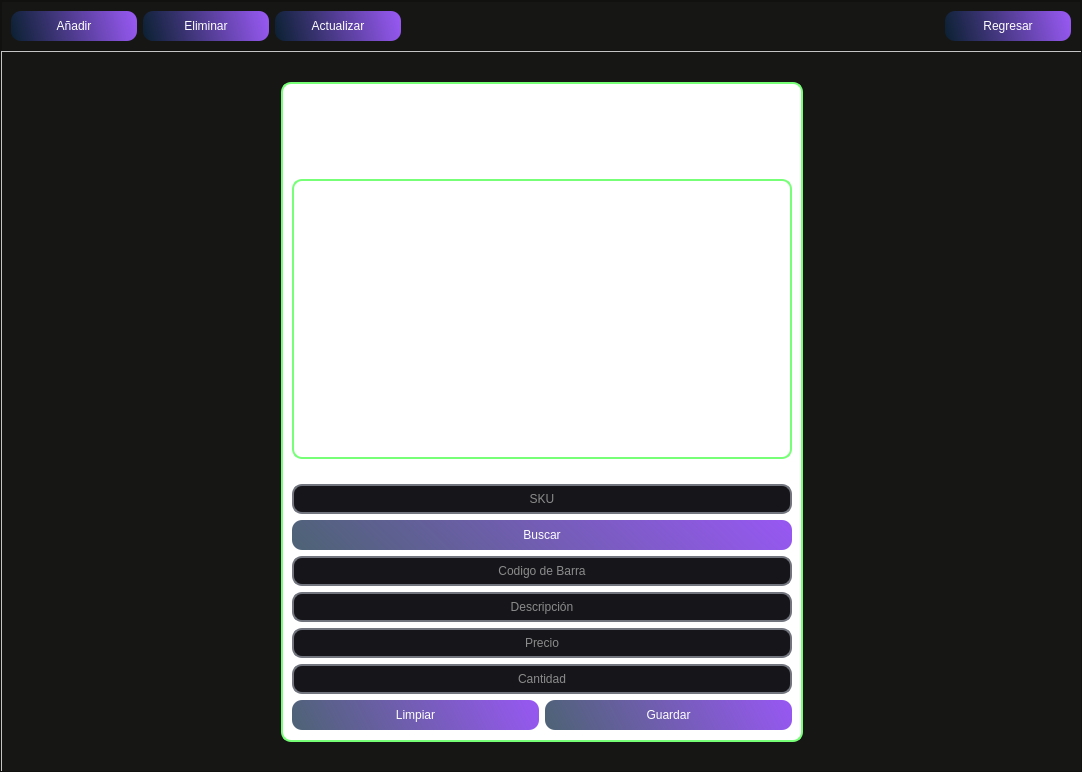
<?xml version="1.0" encoding="UTF-8"?>
<ui version="4.0">
 <class>MainWindow_productos</class>
 <widget class="QMainWindow" name="MainWindow_productos">
  <property name="geometry">
   <rect>
    <x>0</x>
    <y>0</y>
    <width>1082</width>
    <height>772</height>
   </rect>
  </property>
  <property name="windowTitle">
   <string>MainWindow</string>
  </property>
  <widget class="QWidget" name="centralwidget">
   <layout class="QVBoxLayout" name="verticalLayout">
    <property name="spacing">
     <number>0</number>
    </property>
    <property name="leftMargin">
     <number>0</number>
    </property>
    <property name="topMargin">
     <number>0</number>
    </property>
    <property name="rightMargin">
     <number>0</number>
    </property>
    <property name="bottomMargin">
     <number>0</number>
    </property>
    <item>
     <widget class="QFrame" name="frame_fondo">
      <property name="minimumSize">
       <size>
        <width>0</width>
        <height>0</height>
       </size>
      </property>
      <property name="maximumSize">
       <size>
        <width>16777215</width>
        <height>16777215</height>
       </size>
      </property>
      <property name="styleSheet">
       <string notr="true">background-color: rgb(22, 22, 20);


</string>
      </property>
      <property name="frameShape">
       <enum>QFrame::StyledPanel</enum>
      </property>
      <property name="frameShadow">
       <enum>QFrame::Raised</enum>
      </property>
      <layout class="QVBoxLayout" name="verticalLayout_2">
       <property name="spacing">
        <number>0</number>
       </property>
       <property name="leftMargin">
        <number>0</number>
       </property>
       <property name="topMargin">
        <number>0</number>
       </property>
       <property name="rightMargin">
        <number>0</number>
       </property>
       <property name="bottomMargin">
        <number>0</number>
       </property>
       <item>
        <widget class="QFrame" name="frame_superior">
         <property name="maximumSize">
          <size>
           <width>16777215</width>
           <height>50</height>
          </size>
         </property>
         <property name="styleSheet">
          <string notr="true">

QPushButton{
background-color: qlineargradient(spread:reflect, x1:0, y1:0.562273, x2:1, y2:0.5, stop:0 rgba(11, 38, 67, 184), stop: 1 rgba(150, 88, 240, 255));
border-radius: 10px;
font: 12pt &quot;Sans Serif&quot;;
color: rgb(255, 255, 254); }

QPushButton:hover{
background-color: qlineargradient(spread:reflect, x1:0, y1:0.562273, x2:0.949, y2:0.545455, stop: 0 rgba(11, 38, 67, 184), stop:1 rgba(88, 240, 171, 255));
border-radius:10px;
font: 12pt &quot;Sans Serif&quot;;
color: rgb(255, 255, 254);
}</string>
         </property>
         <property name="frameShape">
          <enum>QFrame::StyledPanel</enum>
         </property>
         <property name="frameShadow">
          <enum>QFrame::Raised</enum>
         </property>
         <layout class="QHBoxLayout" name="horizontalLayout">
          <item>
           <widget class="QPushButton" name="pushButton_anadir_in">
            <property name="minimumSize">
             <size>
              <width>126</width>
              <height>30</height>
             </size>
            </property>
            <property name="styleSheet">
             <string notr="true"/>
            </property>
            <property name="text">
             <string>Añadir</string>
            </property>
           </widget>
          </item>
          <item>
           <widget class="QPushButton" name="pushButton_eliminar_su">
            <property name="minimumSize">
             <size>
              <width>126</width>
              <height>30</height>
             </size>
            </property>
            <property name="styleSheet">
             <string notr="true"/>
            </property>
            <property name="text">
             <string>Eliminar</string>
            </property>
           </widget>
          </item>
          <item>
           <widget class="QPushButton" name="pushButton_actualizar">
            <property name="minimumSize">
             <size>
              <width>126</width>
              <height>30</height>
             </size>
            </property>
            <property name="styleSheet">
             <string notr="true"/>
            </property>
            <property name="text">
             <string>Actualizar</string>
            </property>
           </widget>
          </item>
          <item>
           <spacer name="horizontalSpacer_4">
            <property name="orientation">
             <enum>Qt::Horizontal</enum>
            </property>
            <property name="sizeHint" stdset="0">
             <size>
              <width>245</width>
              <height>20</height>
             </size>
            </property>
           </spacer>
          </item>
          <item>
           <widget class="QPushButton" name="pushButton_regresar">
            <property name="minimumSize">
             <size>
              <width>126</width>
              <height>30</height>
             </size>
            </property>
            <property name="styleSheet">
             <string notr="true">QPushButton:hover{
background-color: qlineargradient(spread:pad, x1:0, y1:0, x2:1, y2:0, stop:0 rgba(0, 0, 0, 255), stop:0.727273 rgba(142, 19, 16, 255));
border-radius:10px;
font: 12pt &quot;Sans Serif&quot;;
color: rgb(255, 255, 254);
}</string>
            </property>
            <property name="text">
             <string>Regresar</string>
            </property>
           </widget>
          </item>
         </layout>
        </widget>
       </item>
       <item>
        <widget class="QFrame" name="frame_inferior">
         <property name="minimumSize">
          <size>
           <width>1080</width>
           <height>720</height>
          </size>
         </property>
         <property name="maximumSize">
          <size>
           <width>16777215</width>
           <height>720</height>
          </size>
         </property>
         <property name="styleSheet">
          <string notr="true">QFrame{ 
	background-color: rgb(255, 255, 255);
}

QLabel {
background-color: #000000ff;
}

QTableWidget{
background-color: rgb(255, 255, 255);
	color: rgb(0, 0, 0);
	gridline-color: rgb(206, 0, 55);
font-size: 12px;
color: #000000;
}

QHeaderView::section {

background-color: rgb(0, 206, 151);

border: 1px solid rgb(0, 0, 0);

font-size: 12pt;

}



QTableWidget QTableCornerButton::section {

background-color: rgb(0, 0, 0);

border: 1px solid rgb(0, 206, 151);

}</string>
         </property>
         <property name="frameShape">
          <enum>QFrame::StyledPanel</enum>
         </property>
         <property name="frameShadow">
          <enum>QFrame::Raised</enum>
         </property>
         <layout class="QVBoxLayout" name="verticalLayout_3">
          <property name="spacing">
           <number>0</number>
          </property>
          <property name="leftMargin">
           <number>0</number>
          </property>
          <property name="topMargin">
           <number>0</number>
          </property>
          <property name="rightMargin">
           <number>0</number>
          </property>
          <property name="bottomMargin">
           <number>0</number>
          </property>
          <item>
           <widget class="QStackedWidget" name="stackedWidget">
            <property name="minimumSize">
             <size>
              <width>1080</width>
              <height>720</height>
             </size>
            </property>
            <property name="styleSheet">
             <string notr="true"/>
            </property>
            <property name="currentIndex">
             <number>1</number>
            </property>
            <widget class="QWidget" name="page_eliminar">
             <property name="styleSheet">
              <string notr="true">QFrame{
background-color: #0000000ff;
}</string>
             </property>
             <layout class="QGridLayout" name="gridLayout_2">
              <property name="topMargin">
               <number>25</number>
              </property>
              <property name="bottomMargin">
               <number>25</number>
              </property>
              <item row="0" column="0" rowspan="2">
               <spacer name="horizontalSpacer_11">
                <property name="orientation">
                 <enum>Qt::Horizontal</enum>
                </property>
                <property name="sizeHint" stdset="0">
                 <size>
                  <width>263</width>
                  <height>20</height>
                 </size>
                </property>
               </spacer>
              </item>
              <item row="0" column="1">
               <widget class="QFrame" name="frame_busquedadeusuarios_3">
                <property name="minimumSize">
                 <size>
                  <width>541</width>
                  <height>651</height>
                 </size>
                </property>
                <property name="maximumSize">
                 <size>
                  <width>16777215</width>
                  <height>16777215</height>
                 </size>
                </property>
                <property name="styleSheet">
                 <string notr="true">QLineEdit{
background-color: rgb(22, 22, 26);
border-radius: 10px;
font: 12pt &quot;SansSerif&quot;;
color: rgb(255, 255, 254);
border: 2px solid rgb(114, 117, 126);}

QLineEdit:hover{
background-color: rgb(22, 22, 26);
border-radius: 10px;
font: 12pt &quot;Sans Serif&quot;;
border: 2px solid rgb(44, 182, 125); }

QLineEdit:focus {
background-color: rgb(1, 1, 1);
border-radius:10px;
font: 12pt &quot;Sans Serif&quot;;
border: 2px solid rgb(127, 90, 240);
}

QPushButton{
background-color: qlineargradient(spread:reflect, x1:0, y1:0.562273, x2:1, y2:0.5, stop:0 rgba(11, 38, 67, 184), stop: 1 rgba(150, 88, 240, 255));
border-radius: 10px;
font: 12pt &quot;Sans Serif&quot;;
color: rgb(255, 255, 254); }

QPushButton:hover{
background-color: qlineargradient(spread:reflect, x1:0, y1:0.562273, x2:0.949, y2:0.545455, stop: 0 rgba(11, 38, 67, 184), stop:1 rgba(88, 240, 171, 255));
border-radius:10px;
font: 12pt &quot;Sans Serif&quot;;
color: rgb(255, 255, 254);
}

QComboBox{
background-color: rgb(22, 22, 26);
border-radius: 10px;
font: 12pt &quot;SansSerif&quot;;
color: rgb(255, 255, 254);
border: 2px solid rgb(114, 117, 126);}

QComboBox:hover{
background-color: rgb(22, 22, 26);
border-radius: 10px;
font: 12pt &quot;Sans Serif&quot;;
border: 2px solid rgb(44, 182, 125); }





QFrame{
border-radius: 10px;
border: 2px solid rgb(225, 85, 88)
}
</string>
                </property>
                <property name="frameShape">
                 <enum>QFrame::StyledPanel</enum>
                </property>
                <property name="frameShadow">
                 <enum>QFrame::Raised</enum>
                </property>
                <layout class="QGridLayout" name="gridLayout_3">
                 <item row="6" column="0">
                  <spacer name="verticalSpacer">
                   <property name="orientation">
                    <enum>Qt::Vertical</enum>
                   </property>
                   <property name="sizeHint" stdset="0">
                    <size>
                     <width>20</width>
                     <height>40</height>
                    </size>
                   </property>
                  </spacer>
                 </item>
                 <item row="11" column="0">
                  <spacer name="verticalSpacer_2">
                   <property name="orientation">
                    <enum>Qt::Vertical</enum>
                   </property>
                   <property name="sizeHint" stdset="0">
                    <size>
                     <width>20</width>
                     <height>40</height>
                    </size>
                   </property>
                  </spacer>
                 </item>
                 <item row="2" column="0">
                  <spacer name="horizontalSpacer_9">
                   <property name="orientation">
                    <enum>Qt::Horizontal</enum>
                   </property>
                   <property name="sizeHint" stdset="0">
                    <size>
                     <width>77</width>
                     <height>20</height>
                    </size>
                   </property>
                  </spacer>
                 </item>
                 <item row="1" column="0" colspan="2">
                  <widget class="QLabel" name="label_eliminar_Producto">
                   <property name="font">
                    <font>
                     <family>Impact</family>
                     <pointsize>16</pointsize>
                    </font>
                   </property>
                   <property name="styleSheet">
                    <string notr="true">color: rgb(255, 255, 255);

border-radius: 0px;

border:0px;</string>
                   </property>
                   <property name="text">
                    <string>SUSPENDER PRODUCTO</string>
                   </property>
                   <property name="alignment">
                    <set>Qt::AlignCenter</set>
                   </property>
                  </widget>
                 </item>
                 <item row="5" column="0" colspan="2">
                  <widget class="QPushButton" name="pushButton_buscar_eliminar">
                   <property name="minimumSize">
                    <size>
                     <width>130</width>
                     <height>30</height>
                    </size>
                   </property>
                   <property name="text">
                    <string>Buscar</string>
                   </property>
                  </widget>
                 </item>
                 <item row="8" column="0" colspan="2">
                  <widget class="QTableWidget" name="tableWidget_eliminar">
                   <property name="styleSheet">
                    <string notr="true">background-color: rgb(255, 255, 255);

border-color: rgb(255, 255, 255);

border-radius: 0px;</string>
                   </property>
                   <column>
                    <property name="text">
                     <string>SKU</string>
                    </property>
                   </column>
                   <column>
                    <property name="text">
                     <string>Codigo de barras</string>
                    </property>
                   </column>
                   <column>
                    <property name="text">
                     <string>Descripción</string>
                    </property>
                   </column>
                   <column>
                    <property name="text">
                     <string>Precio $</string>
                    </property>
                   </column>
                   <column>
                    <property name="text">
                     <string>Cantidad</string>
                    </property>
                   </column>
                  </widget>
                 </item>
                 <item row="3" column="0" colspan="2">
                  <widget class="QLabel" name="label_imagnedeusuario_2">
                   <property name="minimumSize">
                    <size>
                     <width>347</width>
                     <height>280</height>
                    </size>
                   </property>
                   <property name="styleSheet">
                    <string notr="true">border-image: url(:/Usuario/6326055.png);</string>
                   </property>
                   <property name="text">
                    <string/>
                   </property>
                  </widget>
                 </item>
                 <item row="9" column="0" colspan="2">
                  <widget class="QPushButton" name="pushButton_eliminar_limpiar">
                   <property name="minimumSize">
                    <size>
                     <width>130</width>
                     <height>30</height>
                    </size>
                   </property>
                   <property name="styleSheet">
                    <string notr="true">QPushButton:hover{
background-color: qlineargradient(spread:pad, x1:0, y1:0, x2:1, y2:0, stop:0 rgba(0, 0, 0, 255), stop:0.727273 rgba(142, 19, 16, 255));
border-radius:10px;
font: 12pt &quot;Sans Serif&quot;;
color: rgb(255, 255, 254);
}</string>
                   </property>
                   <property name="text">
                    <string>Limpiar</string>
                   </property>
                  </widget>
                 </item>
                 <item row="4" column="0" colspan="2">
                  <widget class="QLineEdit" name="lineEdit_sku_buscar_eliminar">
                   <property name="minimumSize">
                    <size>
                     <width>200</width>
                     <height>30</height>
                    </size>
                   </property>
                   <property name="alignment">
                    <set>Qt::AlignCenter</set>
                   </property>
                   <property name="placeholderText">
                    <string>Sku</string>
                   </property>
                  </widget>
                 </item>
                 <item row="10" column="0" colspan="2">
                  <widget class="QPushButton" name="pushButton_eliminar_eliminar">
                   <property name="minimumSize">
                    <size>
                     <width>130</width>
                     <height>30</height>
                    </size>
                   </property>
                   <property name="styleSheet">
                    <string notr="true">QPushButton:hover{
background-color: qlineargradient(spread:pad, x1:0, y1:0, x2:1, y2:0, stop:0 rgba(0, 0, 0, 255), stop:0.727273 rgba(142, 19, 16, 255));
border-radius:10px;
font: 12pt &quot;Sans Serif&quot;;
color: rgb(255, 255, 254);
}</string>
                   </property>
                   <property name="text">
                    <string>Eliminar</string>
                   </property>
                  </widget>
                 </item>
                 <item row="0" column="0">
                  <spacer name="horizontalSpacer">
                   <property name="orientation">
                    <enum>Qt::Horizontal</enum>
                   </property>
                   <property name="sizeHint" stdset="0">
                    <size>
                     <width>40</width>
                     <height>20</height>
                    </size>
                   </property>
                  </spacer>
                 </item>
                </layout>
               </widget>
              </item>
              <item row="0" column="2" rowspan="2">
               <spacer name="horizontalSpacer_12">
                <property name="orientation">
                 <enum>Qt::Horizontal</enum>
                </property>
                <property name="sizeHint" stdset="0">
                 <size>
                  <width>262</width>
                  <height>20</height>
                 </size>
                </property>
               </spacer>
              </item>
              <item row="1" column="1">
               <spacer name="verticalSpacer_3">
                <property name="orientation">
                 <enum>Qt::Vertical</enum>
                </property>
                <property name="sizeHint" stdset="0">
                 <size>
                  <width>20</width>
                  <height>40</height>
                 </size>
                </property>
               </spacer>
              </item>
             </layout>
            </widget>
            <widget class="QWidget" name="page_anadir">
             <property name="styleSheet">
              <string notr="true">QFrame{
background-color: #0000000ff;
}</string>
             </property>
             <layout class="QHBoxLayout" name="horizontalLayout_8">
              <item>
               <spacer name="horizontalSpacer_10">
                <property name="orientation">
                 <enum>Qt::Horizontal</enum>
                </property>
                <property name="sizeHint" stdset="0">
                 <size>
                  <width>261</width>
                  <height>20</height>
                 </size>
                </property>
               </spacer>
              </item>
              <item>
               <widget class="QFrame" name="frame_registrodeusuarios">
                <property name="minimumSize">
                 <size>
                  <width>1</width>
                  <height>1</height>
                 </size>
                </property>
                <property name="maximumSize">
                 <size>
                  <width>16777215</width>
                  <height>660</height>
                 </size>
                </property>
                <property name="styleSheet">
                 <string notr="true">QLineEdit{
background-color: rgb(22, 22, 26);
border-radius: 10px;
font: 12pt &quot;SansSerif&quot;;
color: rgb(255, 255, 254);
border: 2px solid rgb(114, 117, 126);}

QLineEdit:hover{
background-color: rgb(22, 22, 26);
border-radius: 10px;
font: 12pt &quot;Sans Serif&quot;;
border: 2px solid rgb(44, 182, 125); }

QLineEdit:focus {
background-color: rgb(1, 1, 1);
border-radius:10px;
font: 12pt &quot;Sans Serif&quot;;
border: 2px solid rgb(127, 90, 240);
}

QPushButton{
background-color: qlineargradient(spread:reflect, x1:0, y1:0.562273, x2:1, y2:0.5, stop:0 rgba(11, 38, 67, 184), stop: 1 rgba(150, 88, 240, 255));
border-radius: 10px;
font: 12pt &quot;Sans Serif&quot;;
color: rgb(255, 255, 254); }

QPushButton:hover{
background-color: qlineargradient(spread:reflect, x1:0, y1:0.562273, x2:0.949, y2:0.545455, stop: 0 rgba(11, 38, 67, 184), stop:1 rgba(88, 240, 171, 255));
border-radius:10px;
font: 12pt &quot;Sans Serif&quot;;
color: rgb(255, 255, 254);
}

QComboBox{
background-color: rgb(22, 22, 26);
border-radius: 10px;
font: 12pt &quot;SansSerif&quot;;
color: rgb(255, 255, 254);
border: 2px solid rgb(114, 117, 126);}

QComboBox:hover{
background-color: rgb(22, 22, 26);
border-radius: 10px;
font: 12pt &quot;Sans Serif&quot;;
border: 2px solid rgb(44, 182, 125); }

QFrame{
border-radius: 10px;
border: 2px solid rgb(119, 255, 119)
}


</string>
                </property>
                <property name="frameShape">
                 <enum>QFrame::StyledPanel</enum>
                </property>
                <property name="frameShadow">
                 <enum>QFrame::Raised</enum>
                </property>
                <layout class="QGridLayout" name="gridLayout">
                 <property name="bottomMargin">
                  <number>10</number>
                 </property>
                 <item row="6" column="0" colspan="2">
                  <widget class="QLineEdit" name="lineEdit_Sku_anadir">
                   <property name="minimumSize">
                    <size>
                     <width>0</width>
                     <height>30</height>
                    </size>
                   </property>
                   <property name="alignment">
                    <set>Qt::AlignCenter</set>
                   </property>
                   <property name="placeholderText">
                    <string>SKU</string>
                   </property>
                  </widget>
                 </item>
                 <item row="3" column="0" colspan="2">
                  <widget class="QLabel" name="label_imagendeusuarios_1">
                   <property name="minimumSize">
                    <size>
                     <width>77</width>
                     <height>280</height>
                    </size>
                   </property>
                   <property name="styleSheet">
                    <string notr="true">border-image: url(:/Usuario/6326055.png);</string>
                   </property>
                   <property name="text">
                    <string/>
                   </property>
                  </widget>
                 </item>
                 <item row="12" column="0" colspan="2">
                  <layout class="QHBoxLayout" name="horizontalLayout_9">
                   <item>
                    <widget class="QPushButton" name="pushButton_limpiar_registrodeproducto">
                     <property name="minimumSize">
                      <size>
                       <width>130</width>
                       <height>30</height>
                      </size>
                     </property>
                     <property name="styleSheet">
                      <string notr="true">QPushButton:hover{
background-color: qlineargradient(spread:pad, x1:0, y1:0, x2:1, y2:0, stop:0 rgba(0, 0, 0, 255), stop:0.727273 rgba(142, 19, 16, 255));
border-radius:10px;
font: 12pt &quot;Sans Serif&quot;;
color: rgb(255, 255, 254);
}</string>
                     </property>
                     <property name="text">
                      <string>Limpiar</string>
                     </property>
                    </widget>
                   </item>
                   <item>
                    <widget class="QPushButton" name="pushButton_guardar_anadir">
                     <property name="minimumSize">
                      <size>
                       <width>130</width>
                       <height>30</height>
                      </size>
                     </property>
                     <property name="text">
                      <string>Guardar</string>
                     </property>
                    </widget>
                   </item>
                  </layout>
                 </item>
                 <item row="9" column="0" colspan="2">
                  <widget class="QLineEdit" name="lineEdit_descripcion_anadir">
                   <property name="minimumSize">
                    <size>
                     <width>0</width>
                     <height>30</height>
                    </size>
                   </property>
                   <property name="alignment">
                    <set>Qt::AlignCenter</set>
                   </property>
                   <property name="placeholderText">
                    <string>Descripción</string>
                   </property>
                  </widget>
                 </item>
                 <item row="10" column="0" colspan="2">
                  <widget class="QLineEdit" name="lineEdit_precio_anadir">
                   <property name="minimumSize">
                    <size>
                     <width>0</width>
                     <height>30</height>
                    </size>
                   </property>
                   <property name="alignment">
                    <set>Qt::AlignCenter</set>
                   </property>
                   <property name="placeholderText">
                    <string>Precio</string>
                   </property>
                  </widget>
                 </item>
                 <item row="8" column="0" colspan="2">
                  <widget class="QLineEdit" name="lineEdit_codigodebarra_anadir">
                   <property name="minimumSize">
                    <size>
                     <width>30</width>
                     <height>30</height>
                    </size>
                   </property>
                   <property name="text">
                    <string/>
                   </property>
                   <property name="alignment">
                    <set>Qt::AlignCenter</set>
                   </property>
                   <property name="placeholderText">
                    <string>Codigo de Barra</string>
                   </property>
                  </widget>
                 </item>
                 <item row="1" column="0" colspan="2">
                  <widget class="QLabel" name="label_registrodeusuario">
                   <property name="minimumSize">
                    <size>
                     <width>500</width>
                     <height>40</height>
                    </size>
                   </property>
                   <property name="maximumSize">
                    <size>
                     <width>16777215</width>
                     <height>50</height>
                    </size>
                   </property>
                   <property name="font">
                    <font>
                     <family>Impact</family>
                     <pointsize>16</pointsize>
                    </font>
                   </property>
                   <property name="styleSheet">
                    <string notr="true">color: rgb(255, 255, 255);

border-radius: 0px;

border:0px;</string>
                   </property>
                   <property name="text">
                    <string>AÑADIR NUEVO PRODUCTO</string>
                   </property>
                   <property name="alignment">
                    <set>Qt::AlignCenter</set>
                   </property>
                  </widget>
                 </item>
                 <item row="11" column="0" colspan="2">
                  <widget class="QLineEdit" name="lineEdit_cant_anadir">
                   <property name="minimumSize">
                    <size>
                     <width>0</width>
                     <height>30</height>
                    </size>
                   </property>
                   <property name="alignment">
                    <set>Qt::AlignCenter</set>
                   </property>
                   <property name="placeholderText">
                    <string>Cantidad</string>
                   </property>
                  </widget>
                 </item>
                 <item row="7" column="0" colspan="2">
                  <widget class="QPushButton" name="pushButton_buscar_anadir">
                   <property name="minimumSize">
                    <size>
                     <width>0</width>
                     <height>30</height>
                    </size>
                   </property>
                   <property name="text">
                    <string>Buscar</string>
                   </property>
                  </widget>
                 </item>
                 <item row="4" column="1">
                  <spacer name="verticalSpacer_4">
                   <property name="orientation">
                    <enum>Qt::Vertical</enum>
                   </property>
                   <property name="sizeHint" stdset="0">
                    <size>
                     <width>20</width>
                     <height>40</height>
                    </size>
                   </property>
                  </spacer>
                 </item>
                 <item row="4" column="0">
                  <spacer name="verticalSpacer_5">
                   <property name="orientation">
                    <enum>Qt::Vertical</enum>
                   </property>
                   <property name="sizeHint" stdset="0">
                    <size>
                     <width>20</width>
                     <height>40</height>
                    </size>
                   </property>
                  </spacer>
                 </item>
                 <item row="2" column="0" colspan="2">
                  <spacer name="horizontalSpacer_2">
                   <property name="orientation">
                    <enum>Qt::Horizontal</enum>
                   </property>
                   <property name="sizeHint" stdset="0">
                    <size>
                     <width>40</width>
                     <height>20</height>
                    </size>
                   </property>
                  </spacer>
                 </item>
                 <item row="0" column="0" colspan="2">
                  <spacer name="horizontalSpacer_3">
                   <property name="orientation">
                    <enum>Qt::Horizontal</enum>
                   </property>
                   <property name="sizeHint" stdset="0">
                    <size>
                     <width>40</width>
                     <height>20</height>
                    </size>
                   </property>
                  </spacer>
                 </item>
                </layout>
               </widget>
              </item>
              <item>
               <spacer name="horizontalSpacer_13">
                <property name="orientation">
                 <enum>Qt::Horizontal</enum>
                </property>
                <property name="sizeHint" stdset="0">
                 <size>
                  <width>261</width>
                  <height>20</height>
                 </size>
                </property>
               </spacer>
              </item>
             </layout>
            </widget>
            <widget class="QWidget" name="page_actualizardatos">
             <layout class="QHBoxLayout" name="horizontalLayout_2">
              <property name="topMargin">
               <number>30</number>
              </property>
              <property name="bottomMargin">
               <number>30</number>
              </property>
              <item>
               <spacer name="horizontalSpacer_5">
                <property name="orientation">
                 <enum>Qt::Horizontal</enum>
                </property>
                <property name="sizeHint" stdset="0">
                 <size>
                  <width>337</width>
                  <height>20</height>
                 </size>
                </property>
               </spacer>
              </item>
              <item>
               <widget class="QFrame" name="frame_actualizardatos_prod">
                <property name="enabled">
                 <bool>true</bool>
                </property>
                <property name="minimumSize">
                 <size>
                  <width>370</width>
                  <height>640</height>
                 </size>
                </property>
                <property name="maximumSize">
                 <size>
                  <width>16777215</width>
                  <height>16777215</height>
                 </size>
                </property>
                <property name="styleSheet">
                 <string notr="true">QLineEdit{
background-color: rgb(22, 22, 26);
border-radius: 10px;
font: 12pt &quot;SansSerif&quot;;
color: rgb(255, 255, 254);
border: 2px solid rgb(114, 117, 126);}

QLineEdit:hover{
background-color: rgb(22, 22, 26);
border-radius: 10px;
font: 12pt &quot;Sans Serif&quot;;
border: 2px solid rgb(44, 182, 125); }

QLineEdit:focus {
background-color: rgb(1, 1, 1);
border-radius:10px;
font: 12pt &quot;Sans Serif&quot;;
border: 2px solid rgb(127, 90, 240);
}

QPushButton{
background-color: qlineargradient(spread:reflect, x1:0, y1:0.562273, x2:1, y2:0.5, stop:0 rgba(11, 38, 67, 184), stop: 1 rgba(150, 88, 240, 255));
border-radius: 10px;
font: 12pt &quot;Sans Serif&quot;;
color: rgb(255, 255, 254); }

QPushButton:hover{
background-color: qlineargradient(spread:reflect, x1:0, y1:0.562273, x2:0.949, y2:0.545455, stop: 0 rgba(11, 38, 67, 184), stop:1 rgba(88, 240, 171, 255));
border-radius:10px;
font: 12pt &quot;Sans Serif&quot;;
color: rgb(255, 255, 254);
}

QComboBox{
background-color: rgb(22, 22, 26);
border-radius: 10px;
font: 12pt &quot;SansSerif&quot;;
color: rgb(255, 255, 254);
border: 2px solid rgb(114, 117, 126);}

QComboBox:hover{
background-color: rgb(22, 22, 26);
border-radius: 10px;
font: 12pt &quot;Sans Serif&quot;;
border: 2px solid rgb(44, 182, 125); }

QFrame{
background-color: rgb(0,0,0);
border-radius: 10px;
border: 2px solid rgb(84, 135, 255)

}




</string>
                </property>
                <property name="frameShape">
                 <enum>QFrame::StyledPanel</enum>
                </property>
                <property name="frameShadow">
                 <enum>QFrame::Raised</enum>
                </property>
                <layout class="QVBoxLayout" name="verticalLayout_4">
                 <property name="spacing">
                  <number>0</number>
                 </property>
                 <property name="bottomMargin">
                  <number>0</number>
                 </property>
                 <item>
                  <widget class="QLabel" name="label_actualizarprod">
                   <property name="maximumSize">
                    <size>
                     <width>16777215</width>
                     <height>26</height>
                    </size>
                   </property>
                   <property name="font">
                    <font>
                     <family>Impact</family>
                     <pointsize>16</pointsize>
                    </font>
                   </property>
                   <property name="styleSheet">
                    <string notr="true">color: rgb(255, 255, 255);

border-radius: 0px;

border:0px;</string>
                   </property>
                   <property name="text">
                    <string>ACTUALIZAR DATOS DE PRODUCTOS</string>
                   </property>
                   <property name="alignment">
                    <set>Qt::AlignCenter</set>
                   </property>
                  </widget>
                 </item>
                 <item>
                  <widget class="QLabel" name="label_img_prod">
                   <property name="minimumSize">
                    <size>
                     <width>200</width>
                     <height>200</height>
                    </size>
                   </property>
                   <property name="maximumSize">
                    <size>
                     <width>16777215</width>
                     <height>200</height>
                    </size>
                   </property>
                   <property name="whatsThis">
                    <string/>
                   </property>
                   <property name="styleSheet">
                    <string notr="true">border-image: url(:/Usuario/6326055.png);</string>
                   </property>
                   <property name="text">
                    <string/>
                   </property>
                  </widget>
                 </item>
                 <item>
                  <widget class="QLineEdit" name="lineEdit_skubuscar_actualizar">
                   <property name="minimumSize">
                    <size>
                     <width>200</width>
                     <height>30</height>
                    </size>
                   </property>
                   <property name="alignment">
                    <set>Qt::AlignCenter</set>
                   </property>
                   <property name="placeholderText">
                    <string>SKU</string>
                   </property>
                  </widget>
                 </item>
                 <item>
                  <widget class="QPushButton" name="pushButton_buscar_sku">
                   <property name="minimumSize">
                    <size>
                     <width>130</width>
                     <height>30</height>
                    </size>
                   </property>
                   <property name="text">
                    <string>Buscar</string>
                   </property>
                  </widget>
                 </item>
                 <item>
                  <widget class="QLineEdit" name="lineEdit_cb_actualizar">
                   <property name="minimumSize">
                    <size>
                     <width>0</width>
                     <height>30</height>
                    </size>
                   </property>
                   <property name="alignment">
                    <set>Qt::AlignCenter</set>
                   </property>
                   <property name="placeholderText">
                    <string>Codigo de Barras</string>
                   </property>
                  </widget>
                 </item>
                 <item>
                  <widget class="QLineEdit" name="lineEdit_descrp_actualizar">
                   <property name="minimumSize">
                    <size>
                     <width>0</width>
                     <height>30</height>
                    </size>
                   </property>
                   <property name="alignment">
                    <set>Qt::AlignCenter</set>
                   </property>
                   <property name="placeholderText">
                    <string>Descripcion</string>
                   </property>
                  </widget>
                 </item>
                 <item>
                  <widget class="QLineEdit" name="lineEdit_precio_actualizar">
                   <property name="minimumSize">
                    <size>
                     <width>0</width>
                     <height>30</height>
                    </size>
                   </property>
                   <property name="alignment">
                    <set>Qt::AlignCenter</set>
                   </property>
                   <property name="placeholderText">
                    <string>Precio</string>
                   </property>
                  </widget>
                 </item>
                 <item>
                  <widget class="QPushButton" name="pushButton_actualizar_prod">
                   <property name="minimumSize">
                    <size>
                     <width>130</width>
                     <height>30</height>
                    </size>
                   </property>
                   <property name="text">
                    <string>Actualizar</string>
                   </property>
                  </widget>
                 </item>
                 <item>
                  <widget class="QPushButton" name="pushButton_limpiar_actualizar">
                   <property name="minimumSize">
                    <size>
                     <width>0</width>
                     <height>30</height>
                    </size>
                   </property>
                   <property name="text">
                    <string>Limpiar</string>
                   </property>
                  </widget>
                 </item>
                </layout>
               </widget>
              </item>
              <item>
               <spacer name="horizontalSpacer_6">
                <property name="orientation">
                 <enum>Qt::Horizontal</enum>
                </property>
                <property name="sizeHint" stdset="0">
                 <size>
                  <width>337</width>
                  <height>20</height>
                 </size>
                </property>
               </spacer>
              </item>
             </layout>
            </widget>
           </widget>
          </item>
         </layout>
        </widget>
       </item>
      </layout>
     </widget>
    </item>
   </layout>
  </widget>
 </widget>
 <resources/>
 <connections/>
</ui>
